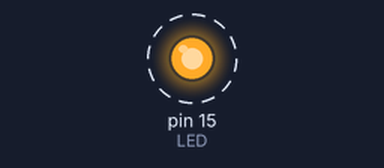
A sketch run on a simulated Arduino Uno, built with avr-gcc and run on an emulated ATmega328P. Shown: output pins drawn as LEDs (lit = HIGH). Dashed ring = blinking.

Above: at 0.5 s.
Timing chart, 0 to 4.6 s (numbered marks = the images above):
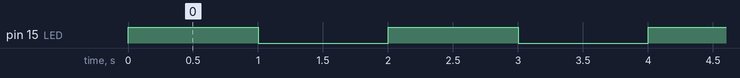

The sketch:

A_004_Lightbox.ino
```cpp
//supposed to run on standalone ATMega328P-PU

const int LED = 15;

void setup() {
  pinMode(LED, OUTPUT);
}

void loop() {
  digitalWrite(LED, HIGH);   // turn the LED on (HIGH is the voltage level)
  delay(1000);                       // wait for a second
  digitalWrite(LED, LOW);    // turn the LED off by making the voltage LOW
  delay(1000);
}
```

Measured:
- by itself, pin 15 (LED): alternates HIGH for 1.0 s and LOW for 1.0 s
